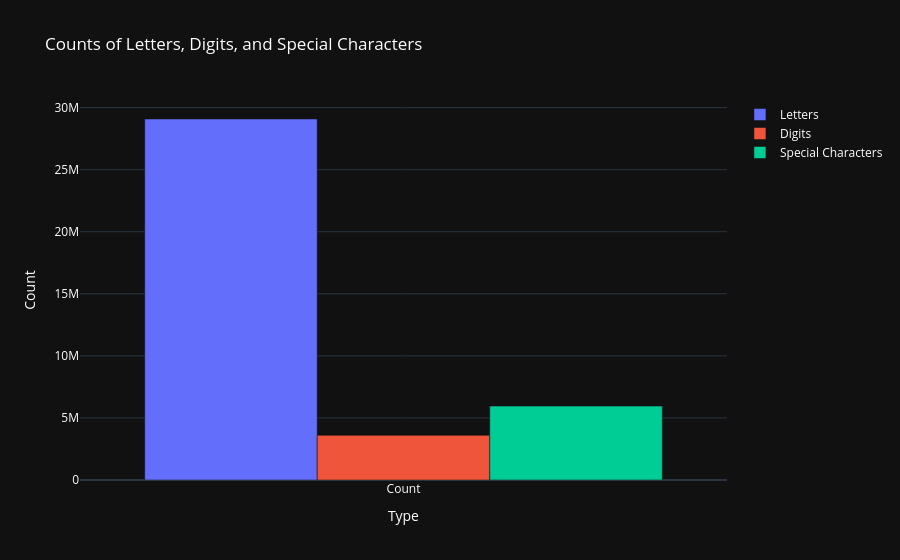

Notebook cell for this chart:
### Code cell
# Create a DataFrame with the sum of each column
counts = urls_data[['letters_count', 'digits_count', 'special_chars_count']].sum()

# Create a bar chart for the counts of letters, digits, and special characters
fig = go.Figure(data=[
    go.Bar(name='Letters', x=['Count'], y=[counts['letters_count']]),
    go.Bar(name='Digits', x=['Count'], y=[counts['digits_count']]),
    go.Bar(name='Special Characters', x=['Count'], y=[counts['special_chars_count']])
])

fig.update_layout(title='Counts of Letters, Digits, and Special Characters',
                  xaxis_title='Type',
                  yaxis_title='Count',
                  barmode='group',
                  template='plotly_dark',
                  font=dict(color='white'))

fig.show()

### Figure 1 — Plotly figure (JSON) as saved in the notebook; plotly's stock layout.template omitted (floating-point values rounded to 4 significant figures)
{"data": [{"name": "Letters", "type": "bar", "x": ["Count"], "y": [29082844]}, {"name": "Digits", "type": "bar", "x": ["Count"], "y": [3598210]}, {"name": "Special Characters", "type": "bar", "x": ["Count"], "y": [5955221]}], "layout": {"barmode": "group", "font": {"color": "white"}, "title": {"text": "Counts of Letters, Digits, and Special Characters"}, "xaxis": {"title": {"text": "Type"}}, "yaxis": {"title": {"text": "Count"}}}}
